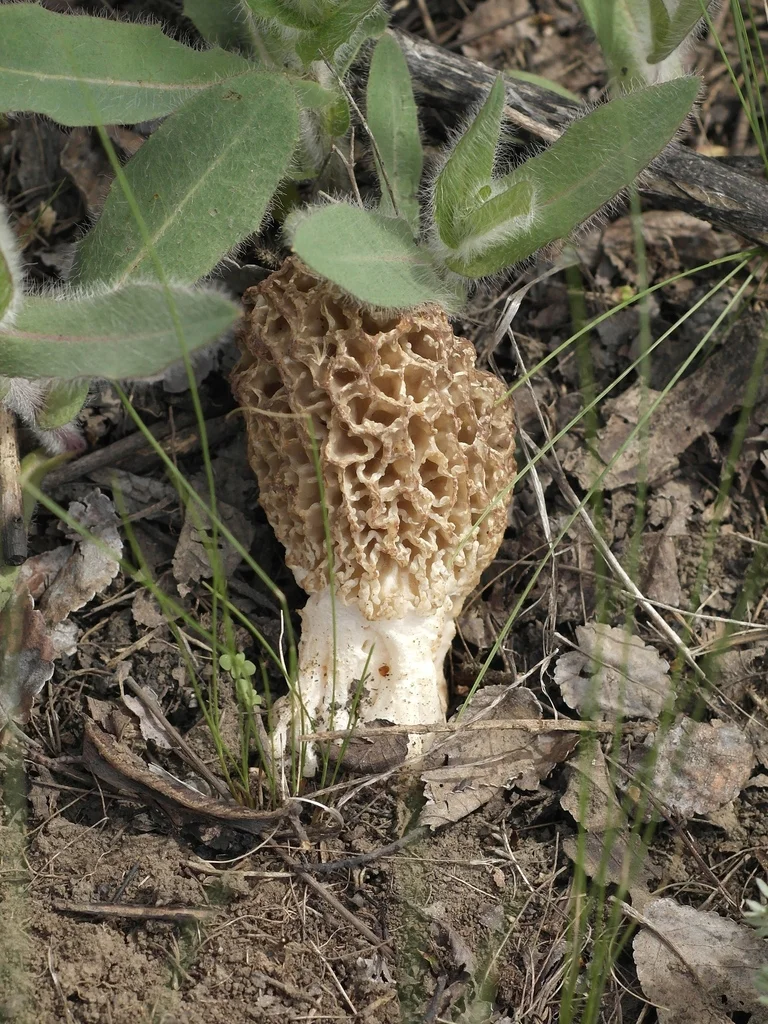
#> input picture Червона книга (webp)/Зморшок степовий Morchella steppicola/large (1).webp, 768 x 1024 px
$ python shrink_mushrooms.py '../../Червона книга (webp)/Зморшок степовий Morchella steppicola/large (1).webp' '../../Червона книга (webp)/Зморшок степовий Morchella steppicola/large (2).webp'
#> lines starting #> are read from the running program, lines starting #| are printed output that depends on the picture
"""Фон вкладки «Прогноз», крок 1: на картинці PO зменшити гриби (прибрати, заповнити туманом,
поставити меншими на ту саму «землю»).

  python3 scripts/forecast_bg/shrink_mushrooms.py SRC.png OUT.png

Координати зон — під картинку PO 841×1870 (ліс за матовим склом, гриби внизу).
"""
import sys

import numpy as np
from PIL import Image, ImageDraw, ImageFilter

SRC, OUT = sys.argv[1], sys.argv[2]
K = 0.66

im = Image.open(SRC).convert('RGB')
#> im is the input picture: PIL image 768x1024 RGB; mean R, G, B 104.1, 98.8, 78.8
W, H = im.size
#> W = 768; H = 1024
a = np.asarray(im).astype(np.float32)
GROUND = 1832  # лінія «землі», на якій стоять гриби

# Зони з грибами (з запасом): боровики праворуч і лисички ліворуч
zones = Image.new('L', (W, H), 0)
#> zones: PIL image 768x1024 L; every value is 0
d = ImageDraw.Draw(zones)
d.rounded_rectangle([345, 1385, 835, GROUND + 10], 60, fill=255)  # зона прибирання
d.rounded_rectangle([30, 1625, 275, GROUND + 10], 50, fill=255)
Z = np.asarray(zones.filter(ImageFilter.GaussianBlur(6))).astype(np.float32) / 255
#> Z: shape (1024, 768) float32; every value is 0

# «Чистий» фон: нормалізоване розмиття у float без зон з грибами (кольори довкола затікають у діру)
from scipy import ndimage


def nblur(img, w, s):
    wb = ndimage.gaussian_filter(w, s)
    out = np.stack([ndimage.gaussian_filter(img[..., c] * w, s) for c in range(3)], -1)
    return out / np.maximum(wb, 1e-4)[..., None], wb


keep = (Z < 0.02).astype(np.float32)
#> keep: shape (1024, 768) float32; every value is 1
fill = None
for sig in (220, 90, 40, 18):                          # від грубого до дрібного: дрібне — лише де вистачає сусідів
    f, w = nblur(a, keep, sig)
    if fill is None:
        fill = f
    else:
        t = np.clip(w / 0.3, 0, 1)[..., None]
        fill = f * t + fill * (1 - t)
#> this loop made 4 passes
#> pass 1, in nblur, `out = np.stack([ndimage.gaussian_filter(img[..., c] * w, s) for c in r..`:
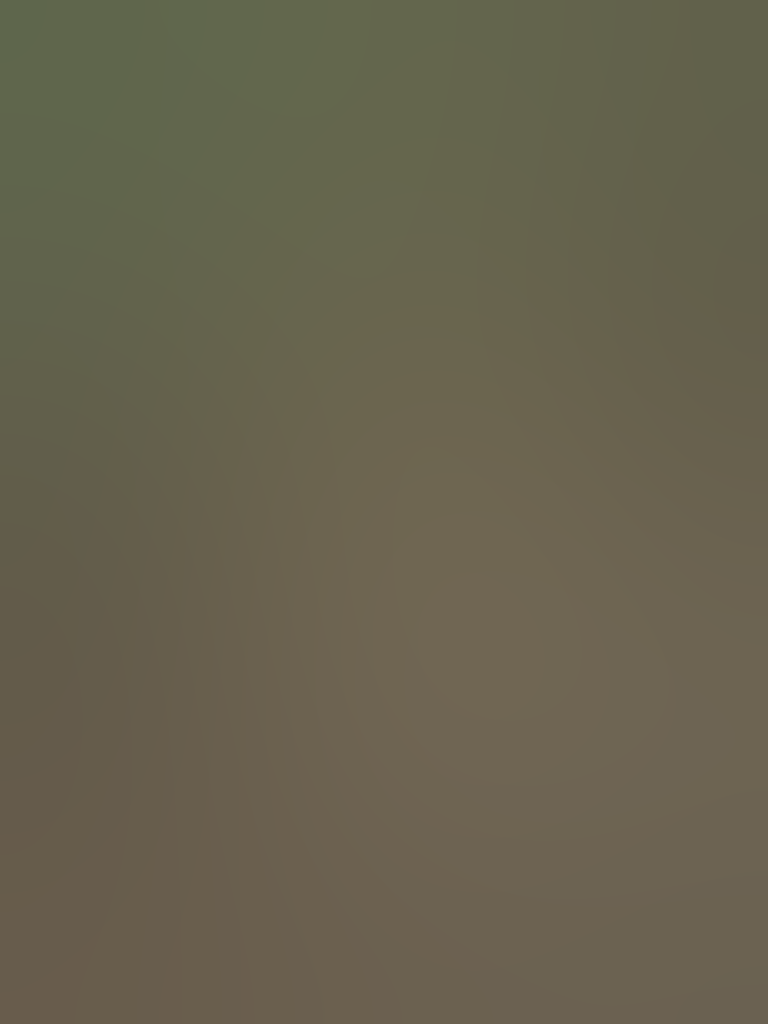
#> out: shape (1024, 768, 3) float32; mean R, G, B 103.9, 98.8, 78.8
#> pass 2, in nblur (call 2), `out = np.stack([ndimage.gaussian_filter(img[..., c] * w, s) for c in r..`:
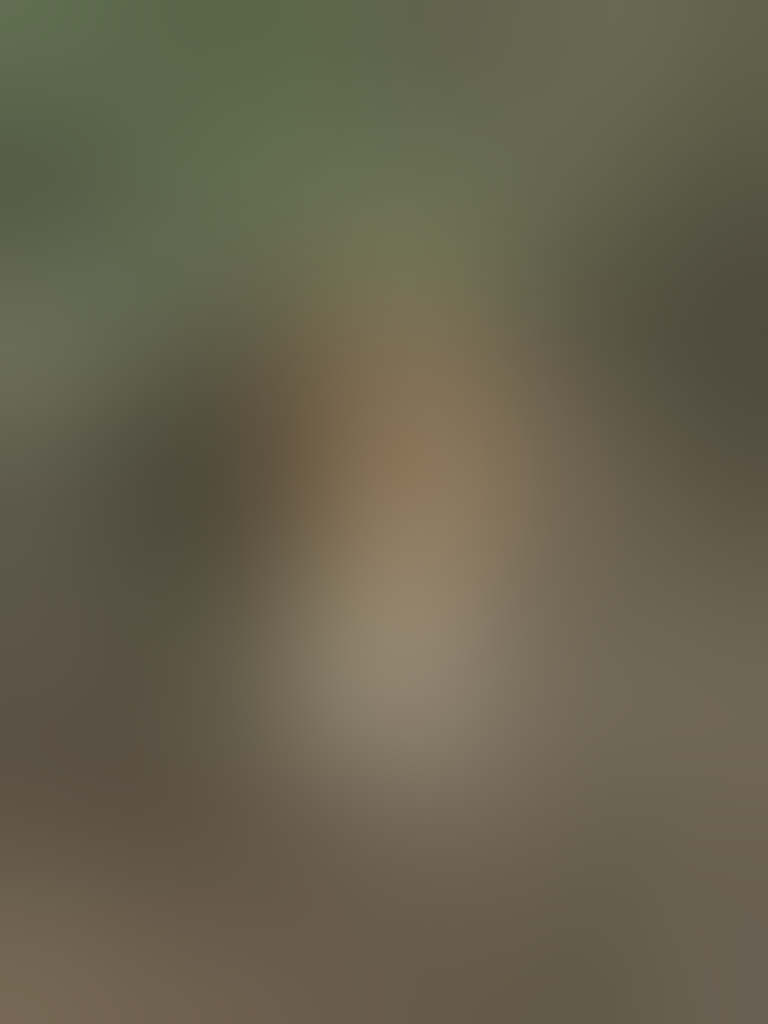
#> out: shape (1024, 768, 3) float32; mean R, G, B 104, 98.8, 78.8
#> pass 3, in nblur (call 3), `out = np.stack([ndimage.gaussian_filter(img[..., c] * w, s) for c in r..`:
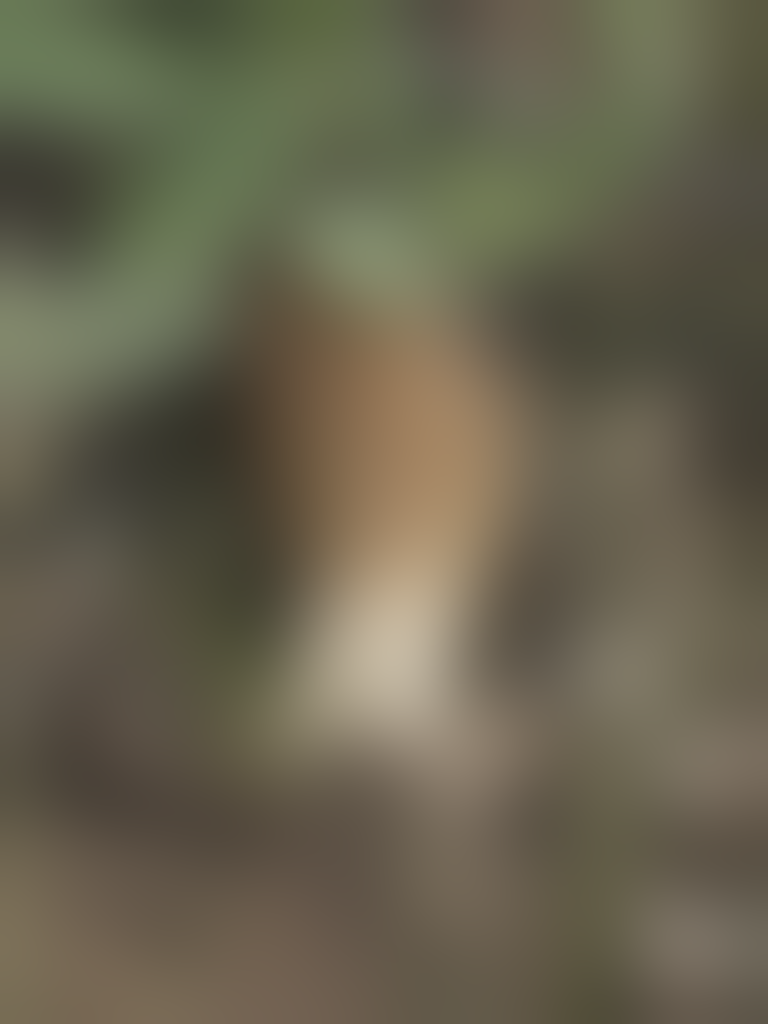
#> out: shape (1024, 768, 3) float32; mean R, G, B 104, 98.8, 78.8
#> after the loop:
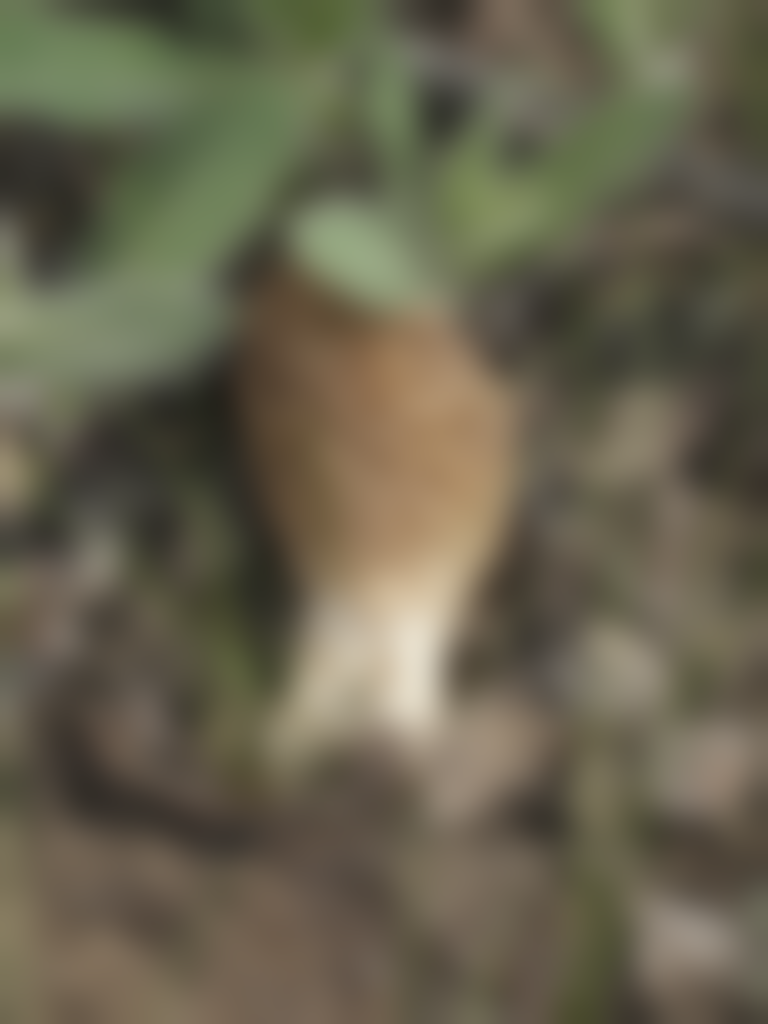
#> fill: shape (1024, 768, 3) float32; mean R, G, B 104.1, 98.8, 78.8
# мох знизу: колір рядка з місця без грибів
moss_rows = a[:, 290:330].mean(1)
#> moss_rows = 1024 rows, first 8: [96.88, 108.1, 69.93], [97.97, 109.2, 71.05], [95.65, 106.8, 68.47], [92.82, 104.1, 65.65], [91.2, 102.7, 64.07], [90.43, 101.9, 63.15], [90.45, 101.9, 63.15], [91, 102.5, 63.38]
for y in range(GROUND - 10, H):
    k = np.clip((y - (GROUND - 10)) / 12, 0, 1)
    fill[y] = fill[y] * (1 - k) + moss_rows[y] * k
fill = fill + (np.random.default_rng(1).random((H, W)) - 0.5)[..., None] * 3
base = a * (1 - Z[..., None]) + fill * Z[..., None]

# Перенести групи цілими (разом із туманом довкола) і м'яко розчинити краї — туман зливається з туманом
out = base.copy()
for (x0, y0, x1, y1), anchor_x in [((330, 1360, 841, GROUND + 6), 655), ((15, 1605, 290, GROUND + 6), 150)]:
    patch = Image.fromarray(np.clip(a[y0:y1, x0:x1], 0, 255).astype(np.uint8))
    nw, nh = int((x1 - x0) * K), int((y1 - y0) * K)
    patch = np.asarray(patch.resize((nw, nh), Image.LANCZOS)).astype(np.float32)
    m = Image.new('L', (nw, nh), 0)
    mg = max(8, int(nw * 0.045))
    ImageDraw.Draw(m).rounded_rectangle([mg, mg, nw - mg, nh + 60], 40, fill=255)
    m = np.asarray(m.filter(ImageFilter.GaussianBlur(mg * 0.9))).astype(np.float32)[..., None] / 255
    px = int(anchor_x - nw / 2)
    py = GROUND + 6 - nh
    region = out[py:py + nh, px:px + nw]
    # вирівняти тон туману латки під місце, куди ставимо (щоб не було «квадрата»)
    # плавне поле поправки тону: різниця «місце − латка» по кільцю біля країв, розтягнута всередину
    ring = np.zeros((nh, nw), np.float32)
    bw = mg * 2
    ring[:bw] = 1
    ring[:, :bw] = 1
    ring[:, -bw:] = 1
#> (the run stopped early here; a loop or call above may not have finished)

$ run again, on Червона книга (webp)/Зморшок степовий Morchella steppicola/large.webp
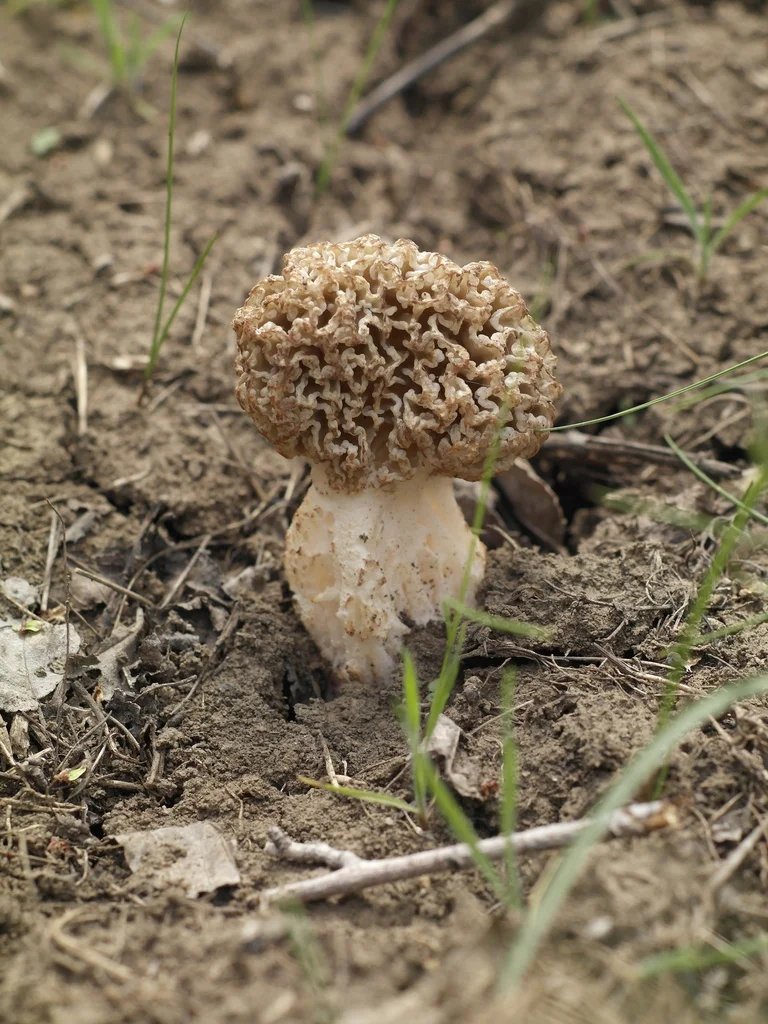
#> input picture Червона книга (webp)/Зморшок степовий Morchella steppicola/large.webp, 768 x 1024 px
#> im is the input picture: PIL image 768x1024 RGB; mean R, G, B 127.8, 113.7, 91.4
#> zones: PIL image 768x1024 L; every value is 0
#> Z: shape (1024, 768) float32; every value is 0
#> keep: shape (1024, 768) float32; every value is 1
#> the loop `for sig in (220, 90, 40, 18):` made 4 passes
#> pass 1, in nblur, `out = np.stack([ndimage.gaussian_filter(img[..., c] * w, s) for c in r..`:
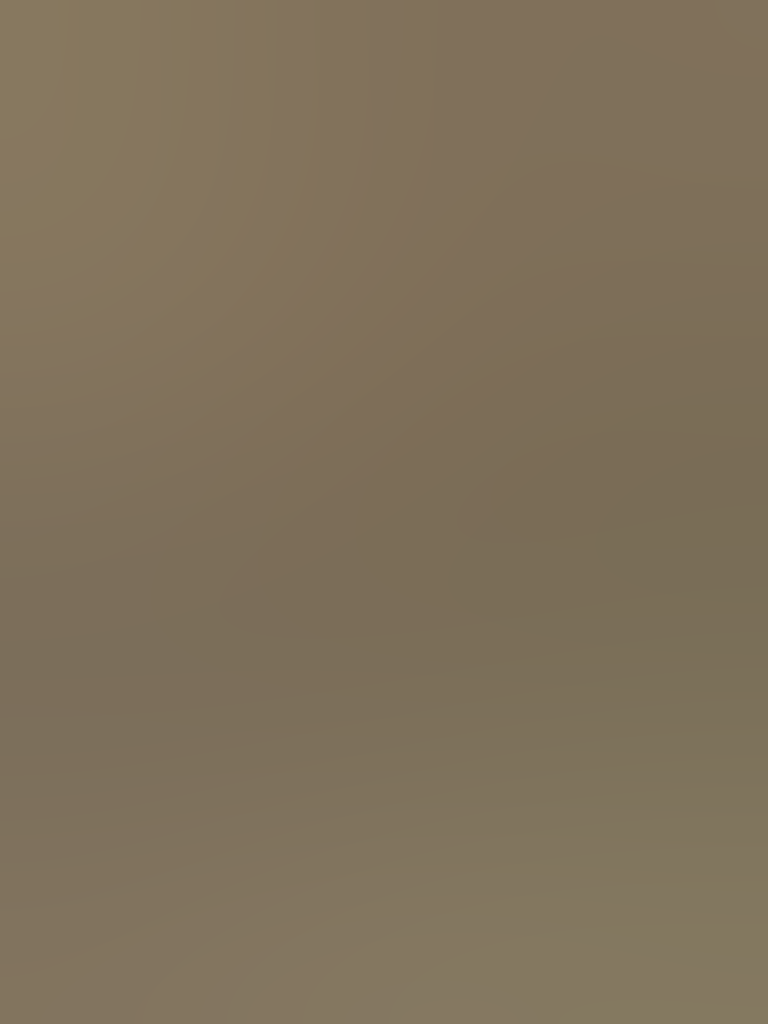
#> out: shape (1024, 768, 3) float32; mean R, G, B 128, 113.7, 91.5
#> after the loop `for sig in (220, 90, 40, 18):`:
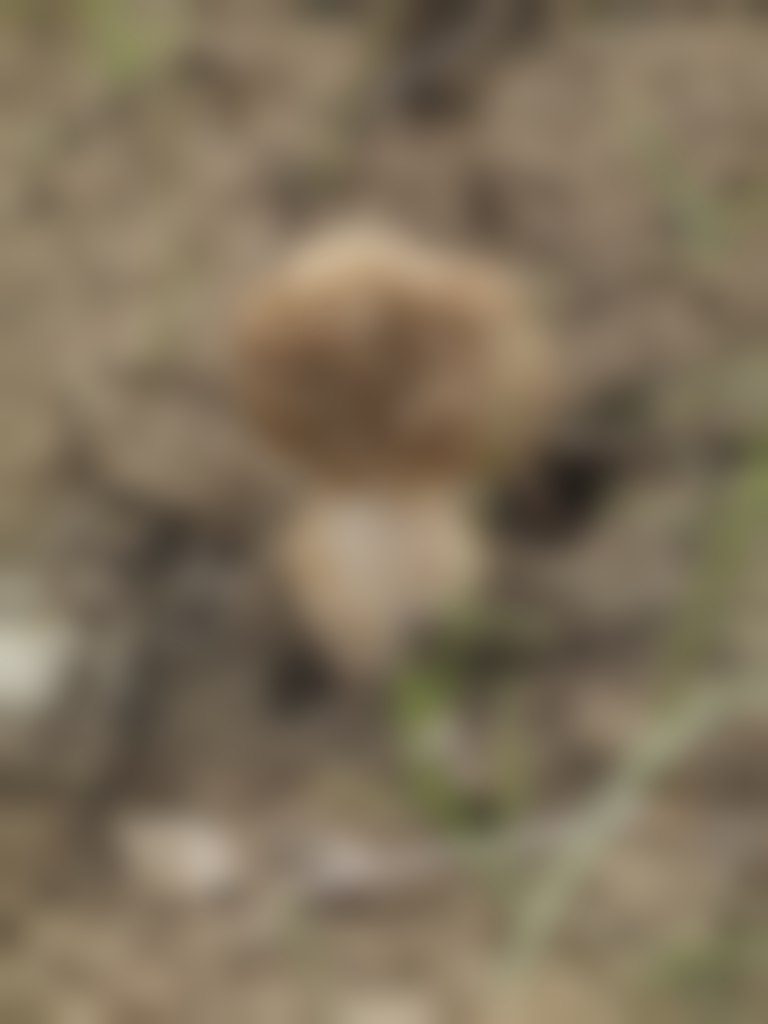
#> fill: shape (1024, 768, 3) float32; mean R, G, B 127.8, 113.7, 91.4
#> moss_rows = 1024 rows, first 8: [66.43, 61.88, 48.05], [68.1, 63.62, 49.75], [71.57, 67.15, 52.9], [73.25, 68.95, 54.6], [74.57, 70.18, 55.35], [75.43, 71.12, 55.9], [76.57, 72.5, 56.8], [77.55, 73.47, 57.88]
